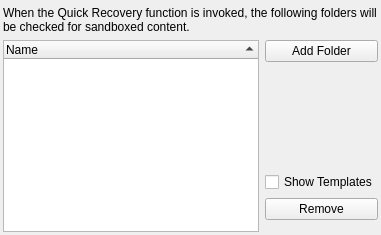
           <widget class="QWidget" name="tabQuickRecovery">
            <attribute name="title">
             <string>Quick Recovery</string>
            </attribute>
            <layout class="QGridLayout" name="gridLayout_10">
             <property name="leftMargin">
              <number>3</number>
             </property>
             <property name="topMargin">
              <number>6</number>
             </property>
             <property name="rightMargin">
              <number>3</number>
             </property>
             <property name="bottomMargin">
              <number>3</number>
             </property>
             <item row="0" column="0">
              <layout class="QGridLayout" name="gridLayout_22">
               <item row="4" column="0" rowspan="8">
                <widget class="QTreeWidget" name="treeRecovery">
                 <property name="sortingEnabled">
                  <bool>true</bool>
                 </property>
                 <column>
                  <property name="text">
                   <string>Name</string>
                  </property>
                 </column>
                </widget>
               </item>
               <item row="1" column="0" colspan="2">
                <widget class="QLabel" name="label_16">
                 <property name="text">
                  <string>When the Quick Recovery function is invoked, the following folders will be checked for sandboxed content. </string>
                 </property>
                 <property name="wordWrap">
                  <bool>true</bool>
                 </property>
                </widget>
               </item>
               <item row="7" column="1">
                <spacer name="verticalSpacer_13">
                 <property name="orientation">
                  <enum>Qt::Orientation::Vertical</enum>
                 </property>
                 <property name="sizeHint" stdset="0">
                  <size>
                   <width>20</width>
                   <height>40</height>
                  </size>
                 </property>
                </spacer>
               </item>
               <item row="8" column="1">
                <widget class="QCheckBox" name="chkShowRecoveryTmpl">
                 <property name="text">
                  <string>Show Templates</string>
                 </property>
                </widget>
               </item>
               <item row="9" column="1">
                <widget class="QPushButton" name="btnDelRecovery">
                 <property name="text">
                  <string>Remove</string>
                 </property>
                </widget>
               </item>
               <item row="4" column="1">
                <widget class="QPushButton" name="btnAddRecovery">
                 <property name="text">
                  <string>Add Folder</string>
                 </property>
                </widget>
               </item>
              </layout>
             </item>
            </layout>
           </widget>
